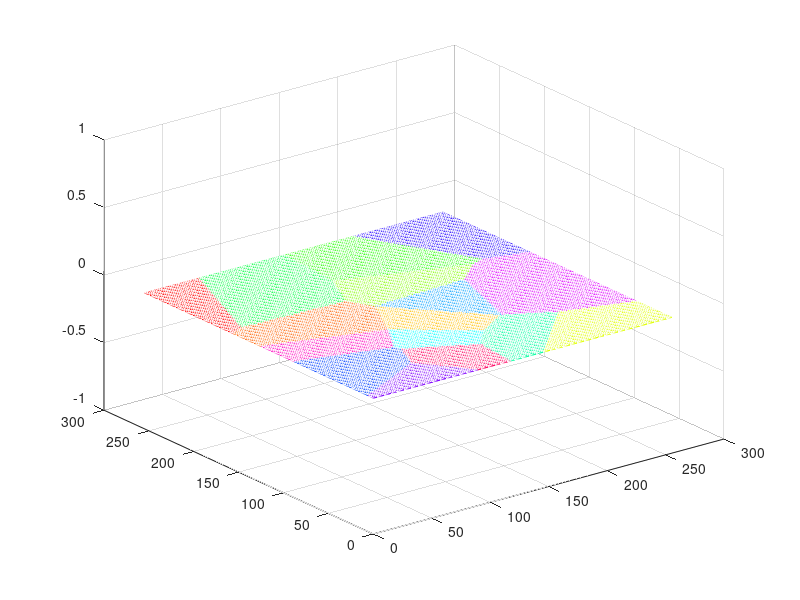

This figure's MATLAB source:
% Generar 16 puntos aleatorios
num_points = 16;
points = randi([1 255], num_points, 2);

% Crear una matriz de 256x256 para representar el espacio de píxeles
pixels = zeros(256, 256);

% Escanear la matriz pixel a pixel y determinar cuál de los 16 puntos es el más cercano a cada píxel
for i = 1:256
for j = 1:256
distances = zeros(num_points, 1);
for k = 1:num_points
distances(k) = norm([i j] - points(k,:));
end
[~, index] = min(distances);
pixels(i, j) = index;
end
end

% Recolorear cada píxel con un color diferente indicativo de su nodo correspondiente
colors = hsv(num_points);
rgb_pixels = zeros(256, 256, 3);
for i = 1:256
for j = 1:256
index = pixels(i, j);
rgb_pixels(i, j, :) = colors(index, :);
end
end

% Visualizar el resultado usando la función mesh() de Matlab
[X, Y] = meshgrid(1:256, 1:256);
Z = zeros(256, 256);

mesh(X, Y, Z, rgb_pixels);
view(3);